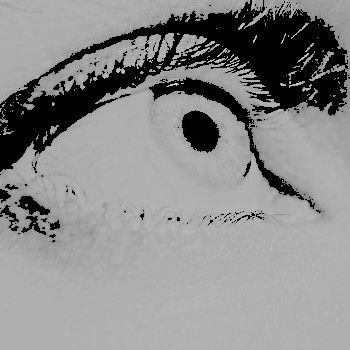
#> input picture picture.jpg, 350 x 350 px
$ python combines.py
#> lines starting #> are read from the running program, lines starting #| are printed output that depends on the picture; after the words box and inside, x2 and y2 are one past the last pixel; in counts of white or black regions, pixels touching at a corner belong together
import numpy as np
from PIL import Image
import matplotlib.pyplot as plt
import numba

#open the image
path = "picture.jpg"
image = Image.open(path)
#> image is the input picture: PIL image 350x350 RGB; min 0, max 250, mean 139

#convert to float32 and normalize the image 0-1
data = np.array(image).astype(np.float32) / 255.
if len(data.shape)==2:
    data = data[:,:,np.newaxis]

#round the pixel values
data_rounded = np.round(data)
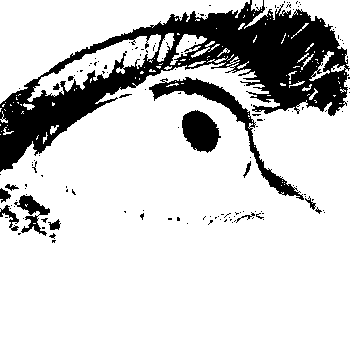
#> data_rounded: shape (350, 350, 3) float32; values 0 (black) and 1 (white), 80.9% white; 148 black regions (133 under 20 px), largest, box (x1, y1, x2, y2) and area: (0, 0, 350, 172) 18507, (149, 77, 304, 200) 2153, (182, 110, 221, 153) 1159
#plt.imshow(data_rounded[:,:,0], cmap='Greys_r')
#plt.show()

#implementing Atkinson dithering
@numba.jit("f4[:,:,:](f4[:,:,:])", nopython=True, nogil=True)
def billy(image):
    frac = 8
    Lx, Ly, Lc = image.shape
    for j in range(Ly):
        for i in range(Lx):
            for c in range(Lc):
                rounded = round(image[i,j,c])
                err = image[i,j,c] - rounded
                image[i,j,c] = rounded
                if i<Lx-1: image[i+1,j,c] += err / frac
                if i<Lx-2: image[i+2,j,c] += err /frac
                if j<Ly-1:
                    image[i,j+1,c] += err / frac
                    if i>0: image[i-1,j+1,c] += err / frac
                    if i<Lx-1: image[i+1,j+1,c] += err / frac
                if j<Ly-2: image[i,j+2,c] += err / frac
    return image

@numba.jit("f4[:,:,:](f4[:,:,:])", nopython=True, nogil=True)
def floyd_steinberg(image):
    Lx, Ly, Lc = image.shape # image size for x,y,z
    for j in range(Ly):
        for i in range(Lx):
            for c in range(Lc):
                rounded = round(image[i,j,c]) # roundind pixels
                err = image[i,j,c] - rounded
                image[i,j,c] = rounded
                if i<Lx-1: image[i+1,j,c] += (7/16)*err
                if j<Ly-1:
                    image[i,j+1,c] += (5/16)*err
                    if i>0: image[i-1,j+1,c] += (1/16)*err
                    if i<Lx-1: image[i+1,j+1,c] += (3/16)*err
    return image

data_fs = floyd_steinberg(data.copy())
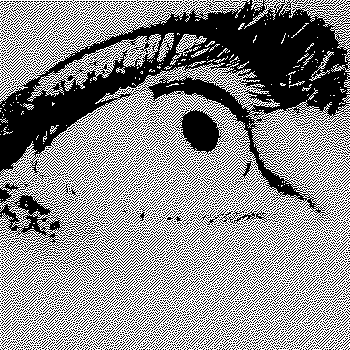
#> data_fs: shape (350, 350, 3) float32; values 0 (black) and 1 (white), 54.5% white; 3968 black regions (3867 under 20 px), largest, box (x1, y1, x2, y2) and area: (0, 0, 350, 226) 29448, (0, 176, 166, 278) 3190, (218, 205, 282, 226) 298
data_atk = billy(data.copy())
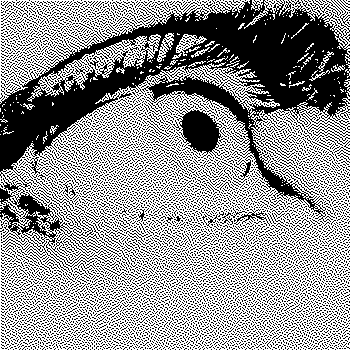
#> data_atk: shape (350, 350, 3) float32; values 0 (black) and 1 (white), 57.5% white; 7097 black regions (7051 under 20 px), largest, box (x1, y1, x2, y2) and area: (0, 0, 350, 272) 27424, (174, 108, 225, 160) 1336, (234, 209, 272, 226) 152
plt.subplots(1,3,figsize=(20,5))
plt.subplot(131)
plt.imshow(data, cmap='Greys_r')
plt.title('Original')
plt.subplot(132)
plt.imshow(data_fs, cmap='Greys_r')
plt.title('Floyd')
plt.subplot(133)
plt.imshow(data_atk, cmap='Greys_r')
plt.title('Atkinson')
plt.show()
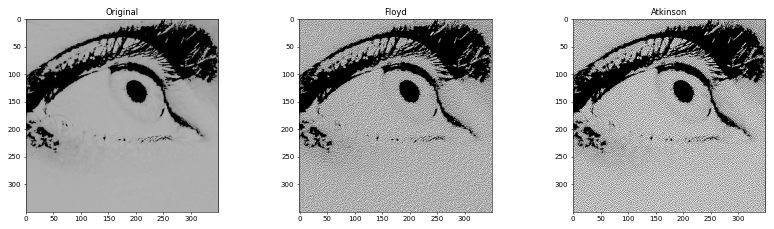
#> figure drawn by matplotlib, 3 panels
